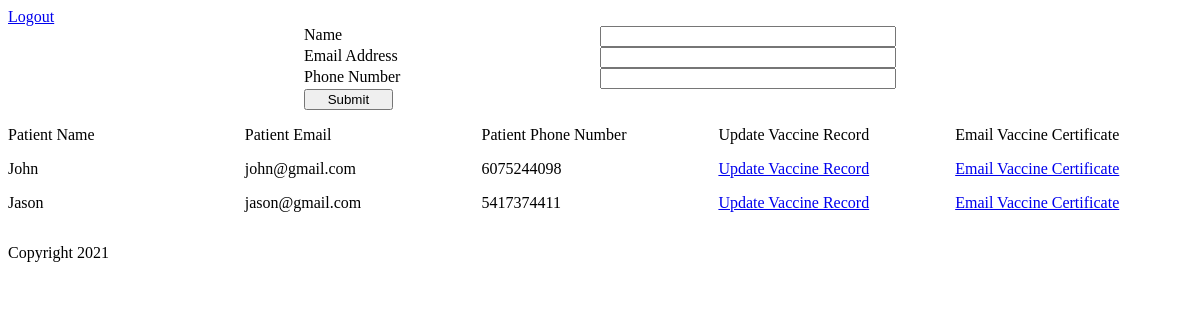
The page /patients (signed in) on the database its author committed.
### app/models.py (models this page shows)
class Patient(db.Model):
    id= db.Column(db.Integer, primary_key=True)
    name = db.Column(db.String(120), nullable=False)
    email = db.Column(db.String(120), index=True, unique=True, nullable=False)
    phone_number = db.Column(db.String(12), unique=True, nullable=False)
    doctor_id = db.Column(db.Integer, db.ForeignKey('doctor.id'))
    vaccine_doses = db.relationship('Vaccine_Dose', backref='patient')

### app/views.py (the view)
@app.route('/patients', methods=['POST', 'GET'])
def patients():
    doctor = None
    if session['doctor']:
        doctor = session['doctor']
        patients = Patient.query.filter_by(doctor_id=doctor)
        return render_template('patients.html', patients=patients)
    return render_template('patients.html')

### app/templates/patients.html (shortened to what this page needs)
{% extends "base.html" %}
{% block head %}
  {{ super() }}
  <link rel="stylesheet" href="{{ url_for('static', filename='css/patient.css') }}">
{% endblock %}
{% block content %}
    <a href="{{ url_for('logout_doctor') }}">Logout</a>
    <form name="patient-registration-form" action="{{ url_for('register_patient') }}" method='post'>
      <label>Name</label>
      <input name="name" type="text" required>
      <label>Email Address</label>
      <input name ="email-address" type="email" required>
      <label>Phone Number</label>
      <input name ="phone-number" type="text" required>
      <input type="submit" />
    </div>
    <div id="patient-list">
      <p>Patient Name</p><p>Patient Email</p><p>Patient Phone Number</p><p>Update Vaccine Record</p><p>Email Vaccine Certificate</p>
      {% for patient in patients %}
        <p>{{patient.name}}</p><p>{{patient.email}}</p><p>{{patient.phone_number}}</p><a href="{{ url_for('vaccine_record', patient_id=patient.id) }}">Update Vaccine Record</a><a href="{{ url_for('send_certificate', patient_id=patient.id) }}">Email Vaccine Certificate</a>
      {% endfor %}
  </div>
{% endblock %}

### app/static/css/style.css (style rules this page uses)
form { display: grid; grid-template-rows: repeat(4, 1fr); grid-template-columns: 1fr 1fr 1fr 1fr; }
form > label { grid-column: 2; }
form > input { grid-column: 3; }
form > input[type=submit] { grid-column: 2; width: 30% }

### app/static/css/patient.css (style rules this page uses)
#patient-list { display: grid; grid-template-columns: 1fr 1fr 1fr 1fr 1fr; }
#patient-list > p { margin-top: 0; }

### rows shown on the page
Patient: name "John", email "john@gmail.com", phone_number "6075244098"
Patient: name "Jason", email "jason@gmail.com", phone_number "5417374411"
